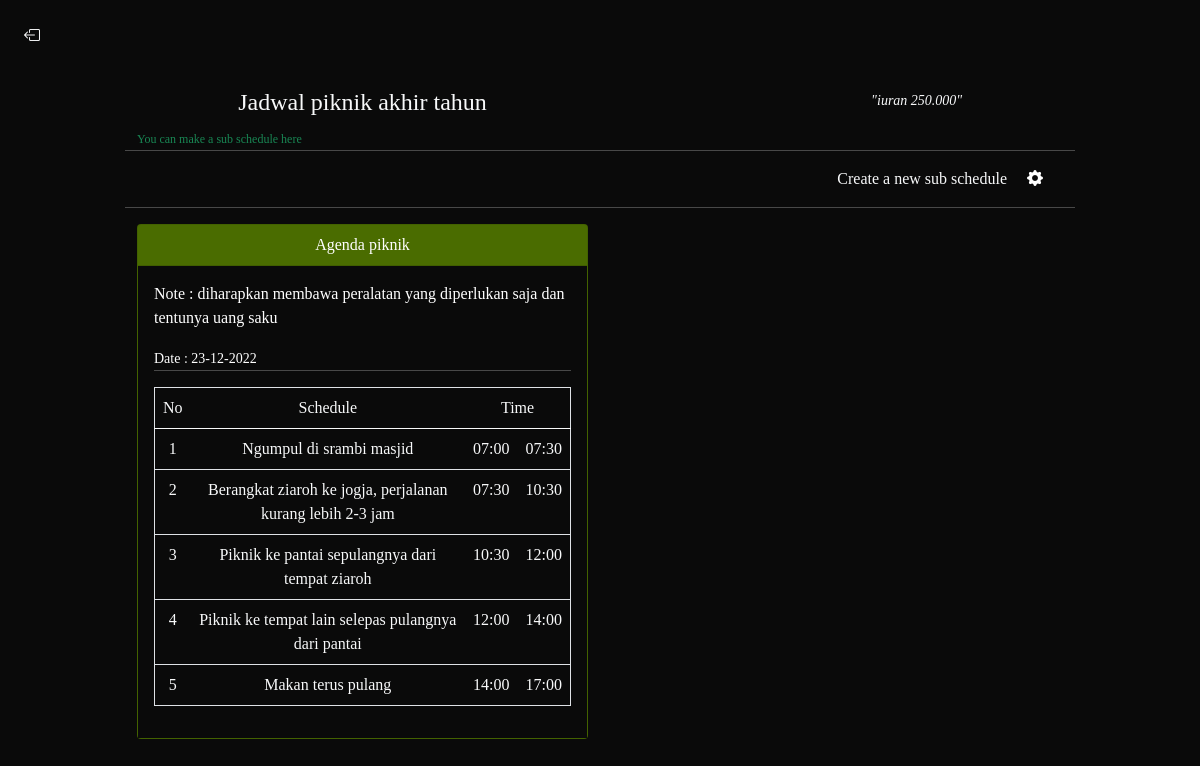
Page /my_schedule.php?id_type=14 on the committed database.
### tables this page shows
CREATE TABLE `schedule_type` (
  `id_type` int(11) NOT NULL,
  `title` varchar(25) NOT NULL,
  `desc_short` varchar(80) NOT NULL,
  `bg_color` varchar(15) NOT NULL
);

CREATE TABLE `subschedule` (
  `id_subschedule` int(11) NOT NULL,
  `id_type` int(11) NOT NULL,
  `title` varchar(25) NOT NULL,
  `desc_short` varchar(150) NOT NULL,
  `bg_color` varchar(50) NOT NULL,
  `date` varchar(25) NOT NULL
);

CREATE TABLE `jadwal` (
  `id_jadwal` int(11) NOT NULL,
  `id_type` int(11) NOT NULL,
  `id_subschedule` int(11) NOT NULL,
  `jadwal` varchar(80) NOT NULL,
  `jam_1` varchar(15) NOT NULL,
  `jam_2` varchar(15) NOT NULL,
  `desc_short` varchar(150) NOT NULL
);

### my_schedule.php (the view, shortened to what this page needs)
<?php
include "koneksi.php";
if(isset($_GET['id_type'])) {
    $id_type = $_GET['id_type'];
    $query = mysqli_query($conn, "SELECT * FROM schedule_type WHERE id_type='$id_type'");
    $data = mysqli_fetch_array($query);
} else if(isset($_GET['edit'])) {
    $id_type = $_GET['id_type'];
    $query = mysqli_query($conn, "SELECT * FROM schedule_type WHERE id_type='$id_type'");
    $data = mysqli_fetch_array($query);
}
?>
<!doctype html>
<html lang="en">
  <head>
    <link href="https://cdn.jsdelivr.net/npm/bootstrap@5.0.2/dist/css/bootstrap.min.css" rel="stylesheet">
    <link rel="stylesheet" href="style.css">
    <link rel="stylesheet" href="https://cdn.jsdelivr.net/npm/bootstrap-icons@1.10.2/font/bootstrap-icons.css">
  </head>
<body>
    <div class="container-fluid p-4">
        <a href="index.php" class="text-light"><i class="bi bi-box-arrow-left"></i></a>
    </div>
    <div class="container">
        <div class="row justify-content-center">
            <div class="col-md-10">
                <div class="row justify-content-between mt-3">
                    <div class="col-md-6 text-center">
                        <?php
                        if(isset($_GET['edit'])) {
                        if($_GET['edit'] == "title") {
                            ?>
                            <form action="t_act.php" method="POST" class="edit-title mb-2">
                                <input type="hidden" name="id_type" value="<?=$id_type?>">
                                <div class="row">
                                    <div class="col-md-10">
                                        <input type="text" class="edit-title-1" name="title" value="<?=$data['title']?>" maxlength="25" autofocus required>
                                    </div>
                                    <div class="col-md-auto">
                                        <div class="d-grid">
                                            <input type="submit" name="edit-title" class="btn btn-sm text-light" value="Done">
                                        </div>
                                    </div>
                                </div>
                            </form>
                            <?php
                        } else if($_GET['edit'] == "desc") {
                            ?>
                                <a href="my_schedule.php?id_type=<?=$id_type?>&edit=title" class="text-light">
                                <h4 class="title-subschedule"><?=$data['title']?></h4>
                                </a>
                            <?php
                        }
                        } else {
                            ?>
                                <a href="my_schedule.php?id_type=<?=$id_type?>&edit=title" class="text-light">
                                <h4 class="title-subschedule"><?=$data['title']?></h4>
                                </a>
                            <?php } ?>
                    </div>
                    <div class="col-md-4 text-center">
                        <?php
                        if(isset($_GET['edit'])) {
                        if($_GET['edit'] == "desc") {
                            ?>
                            <form action="t_act.php" method="POST" class="edit-desc mb-2">
                                <input type="hidden" name="id_type" value="<?=$id_type?>">
                                <div class="row">
                                    <div class="col-md-9">
                                        <input type="text" class="edit-desc-1" name="desc" value="<?=$data['desc_short']?>" maxlength="80" autofocus required>
                                    </div>
                                    <div class="col-md-auto">
                                        <div class="d-grid">
                                            <input type="submit" name="edit-desc" class="btn btn-sm text-light" value="Done">
                                        </div>
                                    </div>
                                </div>
                            </form>
                            <?php
                        } else if($_GET['edit'] == "title") {
                            ?>
                                <a href="my_schedule.php?id_type=<?=$id_type?>&edit=desc" class="text-light">
                                <small class="title-subschedule fst-italic">"<?=$data['desc_short']?>"</small>
                                </a>
                            <?php
                        }
                        } else {
                            ?>
                                <a href="my_schedule.php?id_type=<?=$id_type?>&edit=desc" class="text-light">
                                <small class="title-subschedule fst-italic">"<?=$data['desc_short']?>"</small>
                                </a>
                        <?php } ?>
                    </div>
                    <div class="col-md-12">
                        <small class="keterangan-header text-start text-success">You can make a sub schedule here</small>
                    </div>
                    <hr>
                    <ul>
                        <li><a href="create_subschedule.php?id_type=<?=$id_type?>" class="text-light">Create a new sub schedule</a></li>
                        <li>
                            <a data-bs-toggle="offcanvas" data-bs-target="#offcanvasWithBothOptions" aria-controls="offcanvasWithBothOptions" style="cursor:pointer;"><i class="bi bi-gear-fill"></i></a>
                        </li>
                    </ul>
                    <hr>
                    <?php
                    $data_subschedule = mysqli_query($conn, "SELECT * FROM subschedule WHERE id_type='$id_type' ORDER BY id_subschedule ASC");
                    while($result = mysqli_fetch_array($data_subschedule)) {
                    ?>
                    <div class="col-md-6 mb-2">
                        <a href="add.php?id_subschedule=<?=$result['id_subschedule']?>&id_type=<?=$id_type?>">
                            <div class="card" style="background-color:<?=$result['bg_color']?>;">
                                <div class="c-h card-header" title="Date format = years - month - day">
                                    <p class="mb-0 text-center"><?=$result['title']?></p>
                                </div>
                                <div class="c-b card-body">
                                    <div class="row justify-content-between">
                                        <div class="col-md-auto">
                                            <?php
                                            if($result['desc_short'] == ""){
                                                echo "";
                                            } else {
                                            ?>
                                            <p>Note : <?=$result['desc_short']?></p>
                                            <?php } ?>
                                        </div>
                                        <div class="col-md-auto">
                                            <?php
                                            if($result['date'] == "") {
                                                echo "";
                                            } else {
                                            ?>
                                            <small>Date : <?=$result['date']?></small>
                                            <?php } ?>
                                        </div>
                                    </div>
                                    <hr class="mt-0">
                                    <table class="table border text-light text-center">
                                        <thead>
                                            <tr>
                                                <td>No</td>
                                                <td>Schedule</td>
                                                <td colspan="2">Time</td>
                                            </tr>
                                        </thead>
                                        <tbody class="">
                                    <?php
                                    $subjadwal = mysqli_query($conn, "SELECT * FROM jadwal WHERE id_type='$id_type' AND id_subschedule='$result[id_subschedule]'");
                                    $no=0;
                                    while($jadwal = mysqli_fetch_array($subjadwal)) {
                                        if($jadwal['jadwal'] == "") {
                                            echo "";
                                        } else {
                                            $no++
                                    ?>
                                            <tr>
                                                <td><?=$no?></td>
                                                <td><?=$jadwal['jadwal']?></td>
                                                <td><?=$jadwal['jam_1']?></td>
                                                <td><?=$jadwal['jam_2']?></td>
                                            </tr>
                                    <?php } } ?>
                                        </tbody>
                                    </table>
                                </div>
                            </div>
                        </a>
                    </div>
                    <?php } ?>
                </div>
            </div>
        </div>
    </div>
</body>
</html>

### style.css (style rules this page uses)
body { font-family: "Slabo 27px", serif; color: #fff; background-color: rgb(10, 10, 10); }
a { text-decoration: none; color: #fff; }
.keterangan-header { font-size: 12px; }
ul { display: flex; justify-content: flex-end; }
li { list-style: none; margin-right: 20px; }
.c-b { background-color: rgb(10, 10, 10); }

### my_schedule.php (style rules this page uses)
.title-subschedule { border-bottom:1px solid rgb(10, 10, 10); }

### rows in the picture
schedule_type: title "Jadwal piknik akhir tahun", desc_short "iuran 250.000"
subschedule: title "Agenda piknik", desc_short "diharapkan membawa peralatan yang diperlukan saja dan tentunya uang saku", date "23-12-2022"
jadwal: jadwal "Ngumpul di srambi masjid", jam_1 "07:00", jam_2 "07:30"
jadwal: jadwal "Berangkat ziaroh ke jogja, perjalanan kurang lebih 2-3 jam", jam_1 "07:30", jam_2 "10:30"
jadwal: jadwal "Piknik ke pantai sepulangnya dari tempat ziaroh", jam_1 "10:30", jam_2 "12:00"
jadwal: jadwal "Piknik ke tempat lain selepas pulangnya dari pantai", jam_1 "12:00", jam_2 "14:00"
jadwal: jadwal "Makan terus pulang", jam_1 "14:00", jam_2 "17:00"
